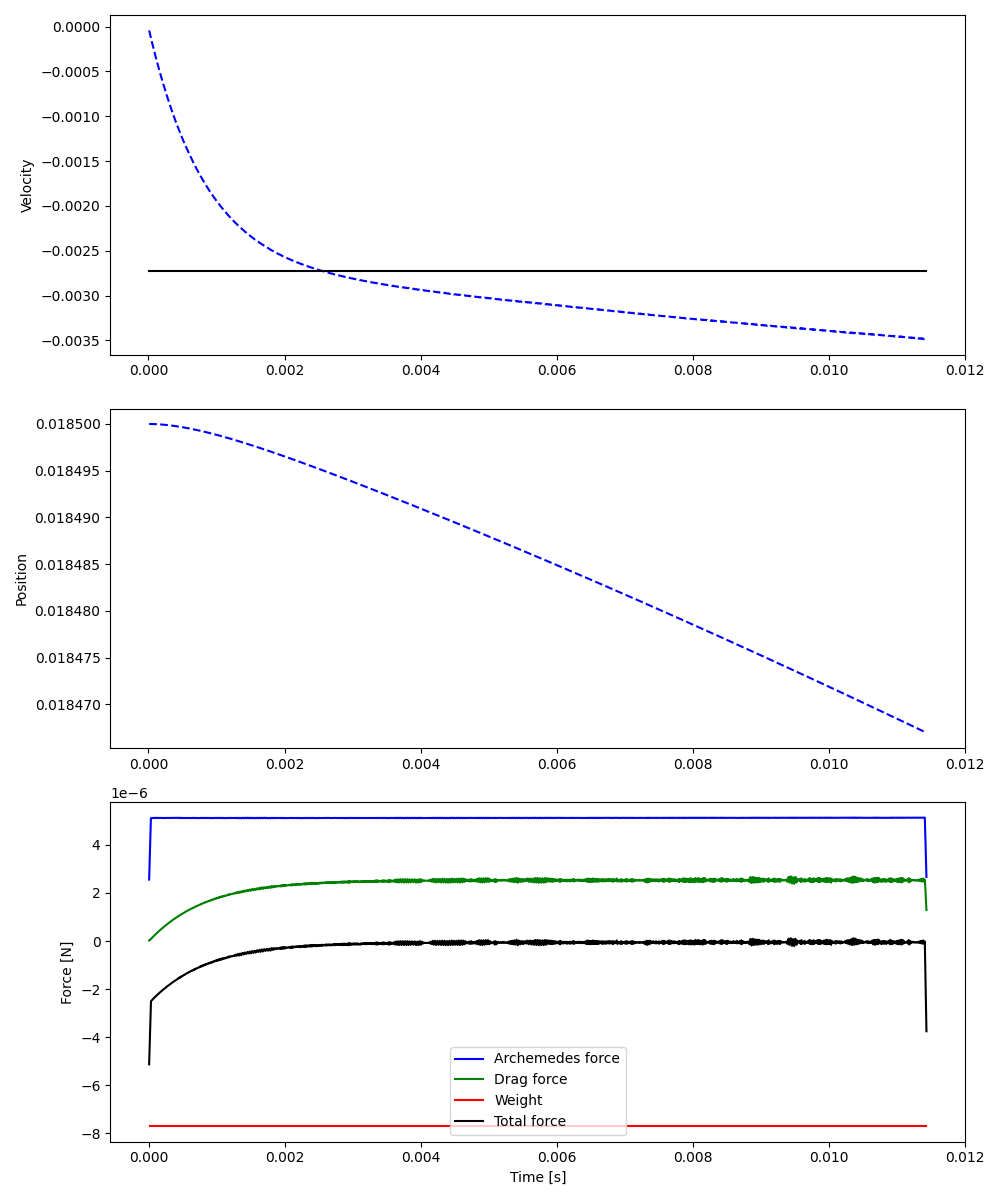

Here is the Python script that generated this plot:
import matplotlib.pyplot as plt
import numpy as np
def read_data(filename):
    times = []
    velocities = []
    positions = []

    with open(filename, 'r') as file:
        # Skip header line if there is one
        header = file.readline()

        for line in file:
            # Split the line into values
            values = line.strip().split()
            if len(values) == 3:
                time, velocity, position = map(float, values)
                times.append(time)
                velocities.append(velocity)
                positions.append(position)

    return times, velocities, positions

def read_forces(filename):
    Fx = []
    Fy = []
    Fz = []

    with open(filename, 'r') as file:
        for line in file:
            values = line.strip().split()
            if len(values) == 3:
                fx, fy, fz = map(float, values)
                Fx.append(fx)
                Fy.append(fy)
                Fz.append(fz)
    return Fx, Fy, Fz


def smooth(data, window_size=50):
    """Apply a moving average to smooth data."""
    return np.convolve(data, np.ones(window_size)/window_size, mode='same')


################ Analytical solution ############
densityF=1000
nu=0.0001
mu=densityF*nu
densityParticle=1500
Radius=0.0005
g=-9.81
Vol=4*np.pi*Radius**3/3

weightValues=[densityParticle*Vol*g,densityParticle*Vol*g]
ArchValues=[densityF*Vol*-g,densityF*Vol*-g]


TermVel_analytical=(2*Radius*Radius*(densityParticle-densityF)*g)/(9*mu)
Reyonolds=abs(densityF*2*Radius*TermVel_analytical)/mu
print ("Reynolds number: ",Reyonolds)
print ("Terminal velocity: ",TermVel_analytical)


################ Plots ############

filename = 'data.txt'
times, velocities, positions = read_data(filename)

filename_forces = 'archimedes_force.txt'
Fx_arch, Fy_arch, Fz_arch = read_forces(filename_forces)
filename_forces = 'hydro_drag_force.txt'
Fx_drag, Fy_drag, Fz_drag = read_forces(filename_forces)

# Smooth forces
Fy_arch_smooth = smooth(Fy_arch)
Fy_drag_smooth = smooth(Fy_drag)

# Calculate Total Force in Y direction
Fy_Total = [fy_drag + fy_arch + densityParticle * Vol * g
            for fy_drag, fy_arch in zip(Fy_drag_smooth, Fy_arch_smooth)]

timeStep=1e-6
maxT= (len(Fy_drag)*timeStep)
timesF=np.arange(0,maxT,timeStep)


timeAnalytical=[times[0],times[-1]]
velAnalytical=[TermVel_analytical,TermVel_analytical]


fig, axs = plt.subplots(nrows=3, ncols=1, figsize=(10, 12))
# Plot Time vs Velocity
axs[0].plot(times, velocities, marker='None', linestyle='--', color='b')
axs[0].plot(timeAnalytical, velAnalytical, marker='None', linestyle='-', color='k')
# axs[0].set_xlabel('Time')
axs[0].set_ylabel('Velocity')

# Plot Time vs Position
axs[1].plot(times, positions, marker='None', linestyle='--', color='b')
axs[1].set_ylabel('Position')


# Plot Forces
axs[2].plot(timesF, Fy_arch_smooth, label='Archemedes force', color='b')
axs[2].plot(timesF, Fy_drag_smooth, label='Drag force', color='g')
axs[2].plot(timeAnalytical, weightValues, label='Weight', color='r')
# axs[2].plot(timeAnalytical, ArchValues, label='Analytical archemedes', color='navy')
axs[2].plot(timesF, Fy_Total, label='Total force', color='k')

axs[2].set_xlabel('Time [s]')
axs[2].set_ylabel('Force [N]')
axs[2].legend()

# Adjust layout
plt.tight_layout()

# Show plots
plt.savefig("terminalVel.png")
plt.show()
